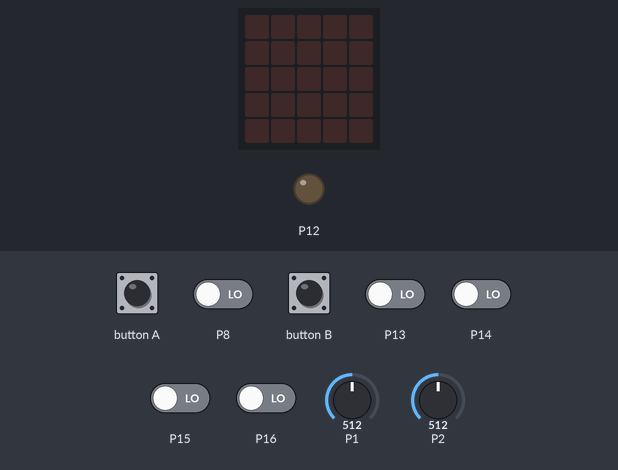
The program below on a simulated BBC micro:bit (MakeCode). Parts: the board's 5×5 LED display, output pins drawn as LEDs (lit = HIGH). The inputs (shaded band) are chosen by the test bench; at power-on: P8, P13–16 LOW, P1 = 512, P2 = 512 (analog values on the 0–1023 scale).

Above: at 1.2 s.
1.3 s: button B pressed for 0.15 s
At 4.1 s:
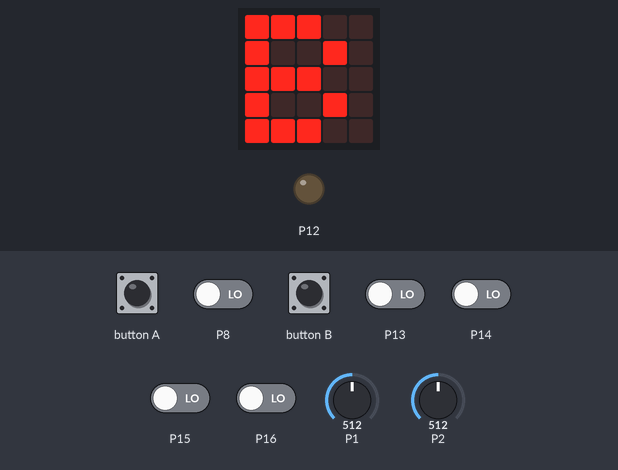
4.4 s: P1 set to 271
5.9 s: P1 set to 248
At 6.7 s:
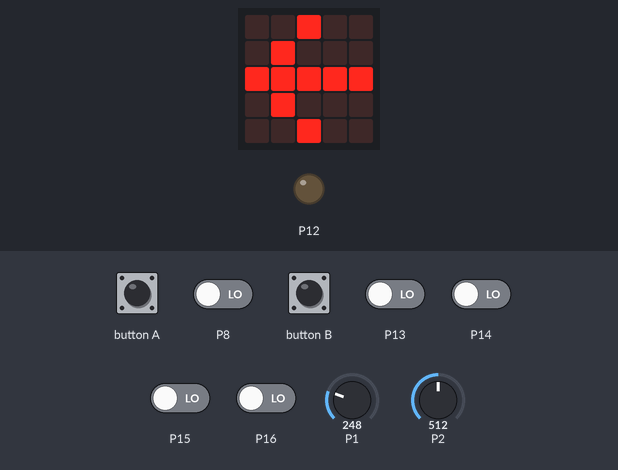
7.4 s: P2 set to 266
8.9 s: P2 set to 248
At 9.4 s:
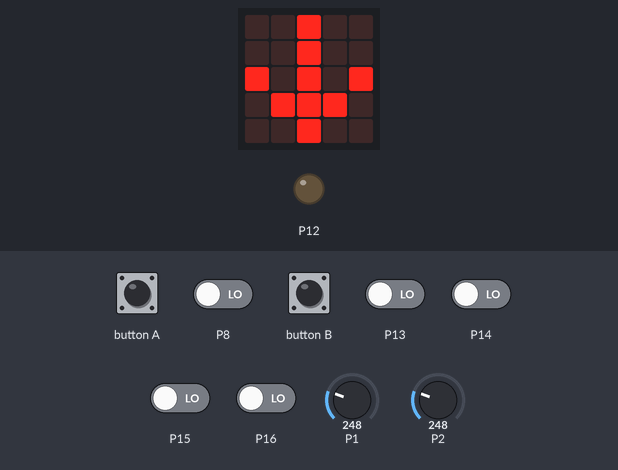
11.9 s: button A pressed for 0.15 s
At 12.6 s:
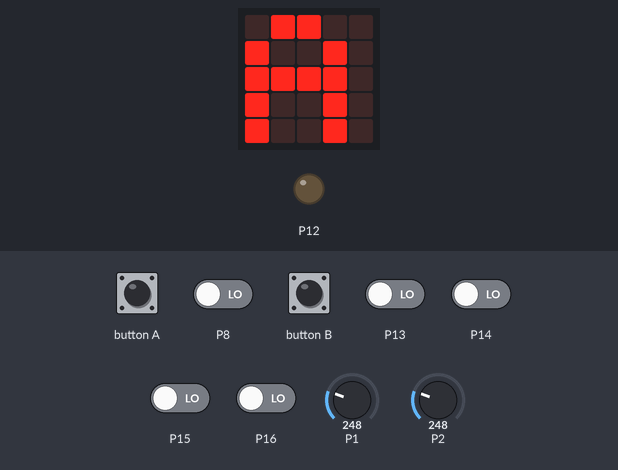
Timing chart, 0 to 14.9 s (numbered marks = the images above; inputs shaded):
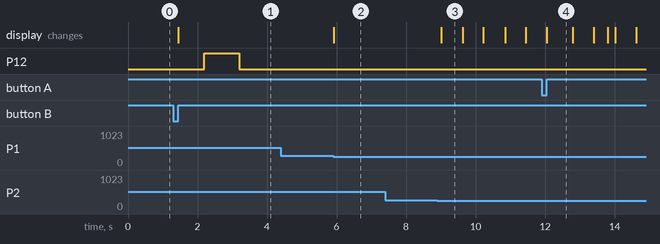

The program:

main.ts
```typescript
pins.onPulsed(DigitalPin.P13, PulseValue.High, function () {
    basic.showString("C-DOWN")
})
input.onButtonPressed(Button.A, function () {
    basic.showString("A")
    basic.pause(1000)
    basic.clearScreen()
})
pins.onPulsed(DigitalPin.P16, PulseValue.High, function () {
    basic.showString("F-LEFT")
})
input.onButtonPressed(Button.B, function () {
    basic.showString("B")
    pins.digitalWritePin(DigitalPin.P12, 1)
    basic.pause(1000)
    pins.digitalWritePin(DigitalPin.P12, 0)
})
pins.onPulsed(DigitalPin.P15, PulseValue.High, function () {
    basic.showString("E-UP")
})
pins.onPulsed(DigitalPin.P8, PulseValue.High, function () {
    basic.showString("Z")
})
pins.onPulsed(DigitalPin.P14, PulseValue.High, function () {
    basic.showString("D-RIGHT")
})
pins.setPull(DigitalPin.P15, PinPullMode.PullNone)
pins.setPull(DigitalPin.P14, PinPullMode.PullNone)
pins.setPull(DigitalPin.P13, PinPullMode.PullNone)
pins.setPull(DigitalPin.P16, PinPullMode.PullNone)
pins.setPull(DigitalPin.P16, PinPullMode.PullNone)
pins.setPull(DigitalPin.P8, PinPullMode.PullNone)
pins.analogSetPitchPin(AnalogPin.P0)
pins.setAudioPin(AnalogPin.P0)
basic.forever(function () {
    if (pins.analogReadPin(AnalogPin.P1) > 768) {
        basic.showArrow(ArrowNames.East)
    }
    if (pins.analogReadPin(AnalogPin.P1) < 256) {
        basic.showArrow(ArrowNames.West)
    }
    if (pins.analogReadPin(AnalogPin.P2) > 768) {
        basic.showArrow(ArrowNames.North)
    }
    if (pins.analogReadPin(AnalogPin.P2) < 256) {
        basic.showArrow(ArrowNames.South)
    }
})
```

test.ts
```typescript
// 在此处测试；当此软件包作为插件使用时，将不会编译此软件包。
```

Measured:
- the behaviour switches between 256 and 255 on P1 (found by bisection; images 1 and 2)
- the behaviour switches between 256 and 255 on P2 (found by bisection; images 2 and 3)
- after the input at 1.3 s, P12: LOW → HIGH after 0.90 s, → LOW 1.0 s later; the display: changes after 0.15 s (image 1)
- after the input at 4.4 s, every drawn part: stays the same
- after the input at 5.9 s, the display: changes at once (image 2)
- after the input at 7.4 s, every drawn part: stays the same
- after the input at 8.9 s, the display: changes after 0.10 s (image 3)
- after the input at 11.9 s, the display: changes after 0.15 s (image 4)
- what the display in image 3 shows lasts 0.6 s, from 9.0 s to 9.6 s
